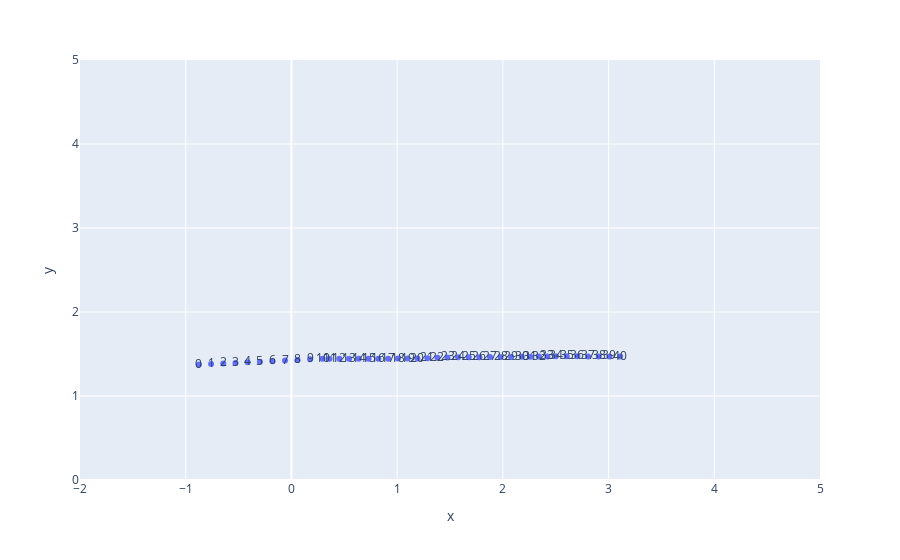

Write notebook code for a chart like this one.
### Markdown cell above
## Plotting 3D Coordinates

### Code cell
# plot the world coordinates in 3D, with frame next to the point as text with plotly
# fig = px.scatter_3d(x=world_coords[:, 0], y=world_coords[:, 1], z=world_coords[:, 2], text=frames)
fig = px.scatter(x=world_coords[:, 0], y=world_coords[:, 1], text=frames)
# show origin 0,0 on plot
plot_w = 5
plot_h = 5
fig.update_xaxes(range=[-2, plot_w])
fig.update_yaxes(range=[-0, plot_h])
fig.show()

### Figure 1 — Plotly figure (JSON) as saved in the notebook; plotly's stock layout.template omitted (floating-point values rounded to 4 significant figures)
{"data": [{"hovertemplate": "x=%{x}<br>y=%{y}<br>text=%{text}<extra></extra>", "legendgroup": "", "marker": {"color": "#636efa", "symbol": "circle"}, "mode": "markers+text", "name": "", "orientation": "v", "showlegend": false, "text": [0, 1, 2, 3, 4, 5, 6, 7, 8, 9, 10, 11, 12, 13, 14, 15, 16, 17, 18, 19, 20, 21, 22, 23, 24, 25, 26, 27, 28, 29, 30, 31, 32, 33, 34, 35, 36, 37, 38, 39, 40], "type": "scatter", "x": [-0.8755, -0.76, -0.6445, -0.5291, -0.4136, -0.2981, -0.1794, -0.06071, 0.05799, 0.1767, 0.2954, 0.3604, 0.4528, 0.5451, 0.6374, 0.7298, 0.8221, 0.9145, 1.007, 1.099, 1.192, 1.287, 1.382, 1.477, 1.577, 1.677, 1.778, 1.878, 1.979, 2.079, 2.179, 2.26, 2.341, 2.422, 2.502, 2.603, 2.705, 2.806, 2.907, 3.008, 3.11], "xaxis": "x", "y": [1.374, 1.381, 1.387, 1.394, 1.401, 1.407, 1.414, 1.422, 1.429, 1.436, 1.443, 1.443, 1.443, 1.444, 1.444, 1.444, 1.445, 1.445, 1.445, 1.446, 1.446, 1.45, 1.455, 1.46, 1.461, 1.461, 1.462, 1.463, 1.464, 1.465, 1.466, 1.468, 1.469, 1.471, 1.473, 1.472, 1.472, 1.471, 1.471, 1.471, 1.47], "yaxis": "y"}], "layout": {"legend": {"tracegroupgap": 0}, "margin": {"t": 60}, "xaxis": {"anchor": "y", "domain": [0, 1], "range": [-2, 5], "title": {"text": "x"}}, "yaxis": {"anchor": "x", "domain": [0, 1], "range": [0, 5], "title": {"text": "y"}}}}
